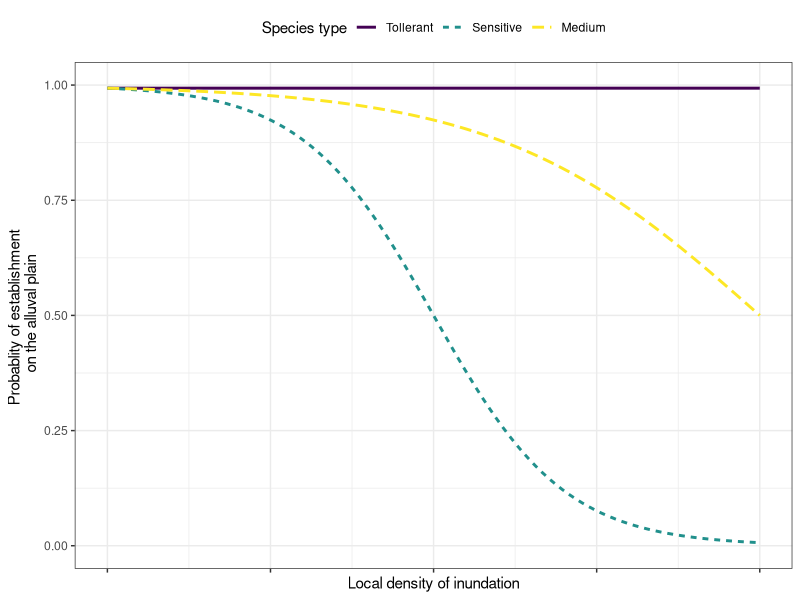
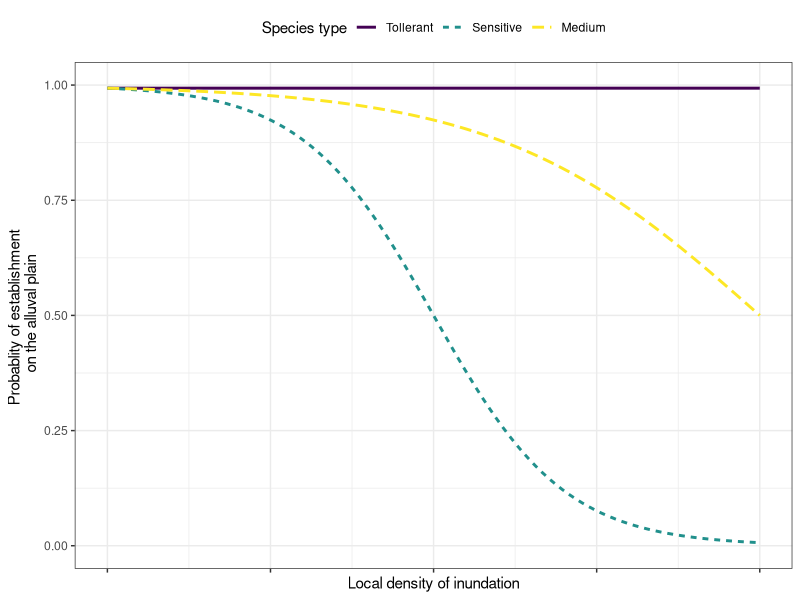

The R source for these figures, in order: (Note: this script raises an error after producing the figures.)
### hypothesis on water inundaiton 

require(car)
require(arm)
require(ggplot2)
require(viridis)


x <- seq(0, 10, length = 100)
y1 <- invlogit(seq(5, -5, length = 100))
y2 <- invlogit(seq(5, 0, length = 100))
y3 <- invlogit(seq(5, 5, length = 100))

ylabs <- c("")

d1 <- data.frame(
  x = c(x, x, x),
  y = c(y1, y2, y3),
  `Species.type` = rep(c("Sensitive", "Medium", "Tollerant"),
  each = 100)
)

head(d1)
colnames(d1)[3] <- "Species type"
d1[, "Species type"] <- as.factor(d1[, "Species type"])

d1[, "Species type"] <- relevel(d1[, "Species type"], ref = c("Sensitive"))
d1[, "Species type"] <- relevel(d1[, "Species type"], ref = c("Tollerant"))

p1 <- ggplot(d1, aes(
  x,
  y,
  color = `Species type`,
  linetype = `Species type`)
)  + geom_line(size = 1) +
  ylim(0, 1) +
  scale_color_viridis(discrete = T) +
  theme_bw() +
  theme(legend.position = "top") +
  ylab("Probablity of establishment \n on the alluval plain") +
  xlab("Local density of inundation") +
  theme(axis.text.x = element_blank())

p1

ggsave(p1, file = "./graphs/hypProbAlluvail.png",
       width = 6,
       height = 4)





x <- seq(0, 10, length = 100)
y1 <- invlogit(seq(5, 0, length = 100))
y2 <- invlogit(seq(5, 2.5, length = 100))
y3 <- invlogit(seq(5, 5, length = 100))
d2 <- data.frame(x = c(x, x, x),
y = c(y1, y2, y3),
f = rep(c("y1", "y2", "y3"),
each = 100))


dt <- rbind(d1, d2)
dt$tol <- rep(c("Inundaiton Sensitive", "Inundaiton Tollerant"), each = 300)
ggplot(dt, aes(x, y, color = f, linetype = f)) + geom_line(size = 2) +
  ylim(0, 1) +
  facet_wrap(~tol) +
  scale_color_viridis(discrete = T) +
  theme_bw() +
  theme(legend.position = "top")
